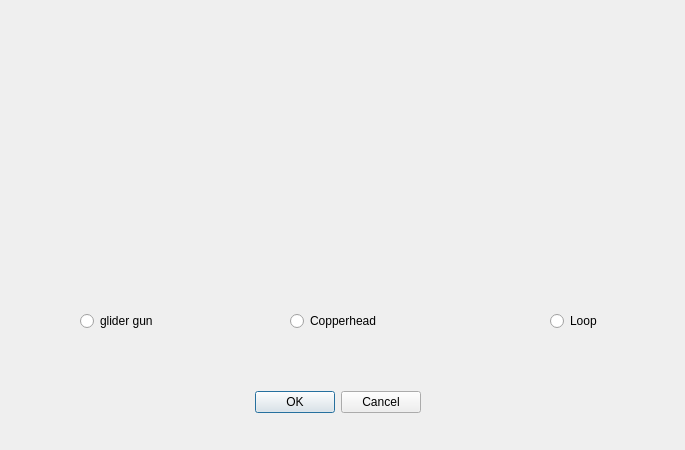
<?xml version="1.0" encoding="UTF-8"?>
<ui version="4.0">
 <class>TemplatePage</class>
 <widget class="QDialog" name="TemplatePage">
  <property name="geometry">
   <rect>
    <x>0</x>
    <y>0</y>
    <width>685</width>
    <height>450</height>
   </rect>
  </property>
  <property name="windowTitle">
   <string>Select from templates</string>
  </property>
  <widget class="QRadioButton" name="GliderGunSelection">
   <property name="geometry">
    <rect>
     <x>80</x>
     <y>310</y>
     <width>97</width>
     <height>22</height>
    </rect>
   </property>
   <property name="text">
    <string>glider gun</string>
   </property>
  </widget>
  <widget class="QRadioButton" name="CopperheadSelection">
   <property name="geometry">
    <rect>
     <x>290</x>
     <y>310</y>
     <width>97</width>
     <height>22</height>
    </rect>
   </property>
   <property name="text">
    <string>Copperhead</string>
   </property>
  </widget>
  <widget class="QRadioButton" name="LoopSelection">
   <property name="geometry">
    <rect>
     <x>550</x>
     <y>310</y>
     <width>97</width>
     <height>22</height>
    </rect>
   </property>
   <property name="text">
    <string>Loop</string>
   </property>
  </widget>
  <widget class="QLabel" name="label_2">
   <property name="geometry">
    <rect>
     <x>250</x>
     <y>80</y>
     <width>191</width>
     <height>191</height>
    </rect>
   </property>
   <property name="text">
    <string/>
   </property>
   <property name="pixmap">
    <pixmap>:/images/2.png</pixmap>
   </property>
   <property name="scaledContents">
    <bool>true</bool>
   </property>
  </widget>
  <widget class="QLabel" name="label_3">
   <property name="geometry">
    <rect>
     <x>470</x>
     <y>80</y>
     <width>201</width>
     <height>191</height>
    </rect>
   </property>
   <property name="text">
    <string/>
   </property>
   <property name="pixmap">
    <pixmap>:/images/3.png</pixmap>
   </property>
   <property name="scaledContents">
    <bool>true</bool>
   </property>
  </widget>
  <widget class="QLabel" name="label">
   <property name="geometry">
    <rect>
     <x>20</x>
     <y>80</y>
     <width>191</width>
     <height>191</height>
    </rect>
   </property>
   <property name="text">
    <string/>
   </property>
   <property name="pixmap">
    <pixmap>:/images/1.png</pixmap>
   </property>
   <property name="scaledContents">
    <bool>true</bool>
   </property>
  </widget>
  <widget class="QDialogButtonBox" name="ConfirmationButtonBox">
   <property name="geometry">
    <rect>
     <x>250</x>
     <y>390</y>
     <width>171</width>
     <height>24</height>
    </rect>
   </property>
   <property name="standardButtons">
    <set>QDialogButtonBox::StandardButton::Cancel|QDialogButtonBox::StandardButton::Ok</set>
   </property>
  </widget>
 </widget>
 <resources/>
 <connections/>
</ui>
